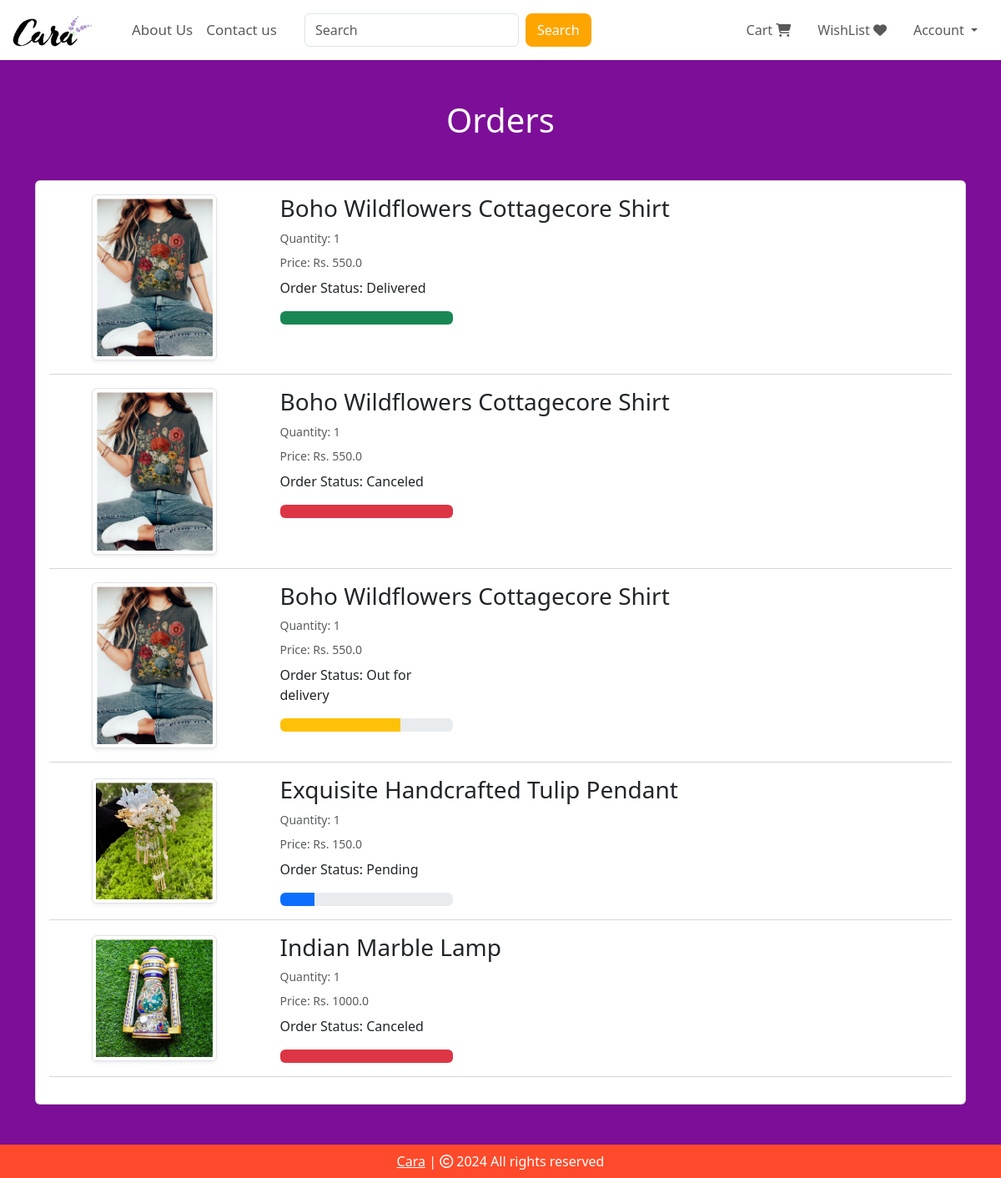
/orders (signed in), run on the app's committed database.
### website/models.py (models this page shows, shortened)
class Order(db.Model):
    id = db.Column(db.Integer, primary_key=True)
    quantity = db.Column(db.Integer, nullable=False)
    price = db.Column(db.Float, nullable=False)
    status = db.Column(db.String(100), nullable=False)
    payment_id = db.Column(db.String(1000), nullable=False)
    customer_link = db.Column(db.Integer, db.ForeignKey('customer.id'), nullable=False)
    product_link = db.Column(db.Integer, db.ForeignKey('product.id'), nullable=False)

class Product(db.Model):
    id = db.Column(db.Integer, primary_key=True)
    product_name = db.Column(db.String(100), nullable=False)
    current_price = db.Column(db.Float, nullable=False)
    previous_price = db.Column(db.Float, nullable=False)
    in_stock = db.Column(db.Integer, nullable=False)
    product_picture = db.Column(db.String(1000), nullable=False)
    flash_sale = db.Column(db.Boolean, default=False)
    date_added = db.Column(db.DateTime, default=datetime.utcnow)
    carts = db.relationship('Cart', backref=db.backref('product', lazy=True))
    orders = db.relationship('Order', backref=db.backref('product', lazy=True))

### website/views.py (the view)
@views.route('/orders')
@login_required
def order():
    orders = Order.query.filter_by(customer_link=current_user.id).all()
    return render_template('orders.html', orders=orders)

### website/__init__.py (called while the page is built)
def create_app():
    app = Flask(__name__)
    app.config['SECRET_KEY'] = 'hbnwdvbn ajnbsjn ahe'
    app.config['SQLALCHEMY_DATABASE_URI'] = f'sqlite:///{DB_NAME}'
    db.init_app(app)
    @app.errorhandler(404)
    def page_not_found(error):
        return render_template('404.html')
    login_manager = LoginManager()
    login_manager.init_app(app)
    login_manager.login_view = 'auth.login'
    @login_manager.user_loader
    def load_user(id):
        return Customer.query.get(int(id))
    from .views import views
    from .auth import auth
    from .admin import admin
    from .models import Customer, Cart, Product, Order
    app.register_blueprint(views, url_prefix='/') # localhost:5000/about-us
    app.register_blueprint(auth, url_prefix='/') # localhost:5000/auth/change-password
    app.register_blueprint(admin, url_prefix='/')
    return app

### website/templates/orders.html (shortened to what this page needs)
{% extends 'base.html' %}
{% block body %}
<div class="container my-5">
    <div class="row">
        {% if orders %}
        <h1 class="text-center mb-5" style="color: white;">Orders</h1>
        <div class="col-sm-13">
            <div class="card">
                <div class="card-body">
                    {% for item in orders %}
                    <div class="row">
                        <div class="col-sm-3 text-center align-self-center">
                            <img src="{{ item.product.product_picture }}" alt="" class="img-fluid img-thumbnail shadow-sm" height="150px" width="150px">
                        </div>
                        <div class="col-sm-7">
                            <h3>{{ item.product.product_name }}</h3>
                            <p class="mb-2 text-muted small">Quantity: {{ item.quantity }}</p>
                            <p class="mb-2 text-muted small">Price: Rs. {{ item.price }}</p>
                            <div class="col-sm-4">
                                <p>Order Status: {{ item.status }}</p>
                                {% if item.status == 'Pending' %}
                                <div class="progress">
                                    <div class="progress-bar" role="progressbar" style="width: 20%;"  aria-valuenow="20" aria-valuemin="0" aria-valuemax="100"></div>
                                </div>
                                {% elif item.status == 'Accepted' %}
                                <div class="progress">
                                    <div class="progress-bar bg-info" role="progressbar" style="width: 40%;"  aria-valuenow="40" aria-valuemin="0" aria-valuemax="100"></div>
                                </div>
                                {% elif item.status == 'Out for delivery' %}
                                <div class="progress">
                                    <div class="progress-bar bg-warning" role="progressbar" style="width: 70%;"  aria-valuenow="70" aria-valuemin="0" aria-valuemax="100"></div>
                                </div>
                                {% elif item.status == 'Delivered' %}
                                <div class="progress">
                                    <div class="progress-bar bg-success" role="progressbar" style="width: 100%;"  aria-valuenow="100" aria-valuemin="0" aria-valuemax="100"></div>
                                </div>
                                {% elif item.status == 'Canceled' %}
                                <div class="progress">
                                    <div class="progress-bar bg-danger" role="progressbar" style="width: 100%;"  aria-valuenow="100" aria-valuemin="0" aria-valuemax="100"></div>
                                </div>
                                {% endif %}
                            </div>
                        </div>
                    </div>
                    <hr class="text-muted">
                    {% endfor %}
                </div>
            </div>
        </div>
        {% else %}
        <h1 class="text-center mb-5" style="color: white;">You have no Orders</h1>
        {% endif %}
    </div>
</div>
{% endblock %}

### data on the page
Order: product.product_picture (picture), product.product_name "Boho Wildflowers Cottagecore Shirt", quantity "1", price "550.0", status "Delivered"
Order: product.product_picture (picture), product.product_name "Boho Wildflowers Cottagecore Shirt", quantity "1", price "550.0", status "Canceled"
Order: product.product_picture (picture), product.product_name "Boho Wildflowers Cottagecore Shirt", quantity "1", price "550.0", status "Out for delivery"
Order: product.product_picture (picture), product.product_name "Exquisite Handcrafted Tulip Pendant", quantity "1", price "150.0", status "Pending"
Order: product.product_picture (picture), product.product_name "Indian Marble Lamp", quantity "1", price "1000.0", status "Canceled"
